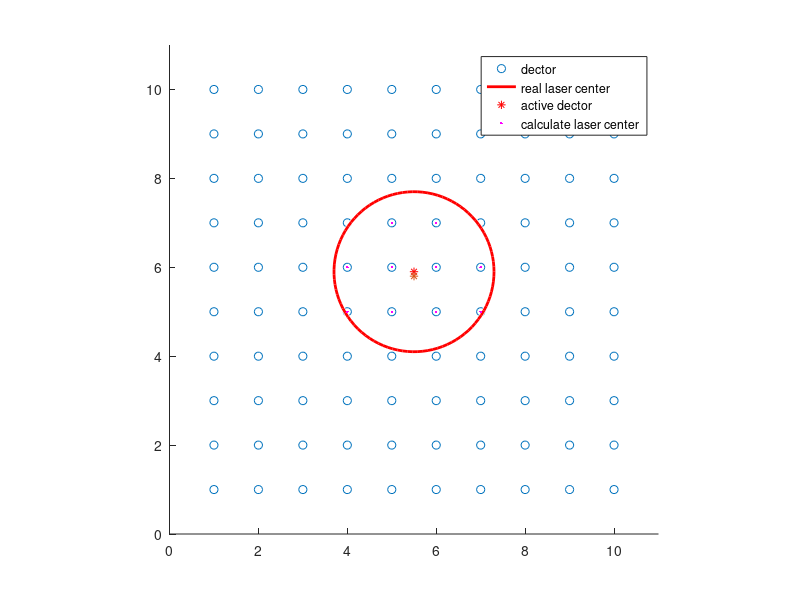

Reproduce this figure in MATLAB.
x = 1:10;y=x;
[X,Y] = meshgrid(x,y);
scatter(X(:),Y(:),'k.');
xlim([x(1)-1 x(end)+1]);ylim([y(1)-1 y(end)+1]);
circle_center = [5.5,5.9];circle_radium = 1.8;
viscircles(circle_center,circle_radium);
hold on;
plot(circle_center(1),circle_center(2),'*r');
active_dx = [];active_dy = [];
for ix=x
    if (ix>circle_center(1)-circle_radium)&&(ix<circle_center(1)+circle_radium)
        for iy=y
            if (iy>circle_center(2)-circle_radium)&&(iy<circle_center(2)+circle_radium)
                if( ((ix-circle_center(1))^2 + (iy-circle_center(2))^2) < circle_radium^2 ) 
                    active_dx = [active_dx;ix];
                    active_dy = [active_dy;iy];
                end
            end
        end
    end
end
plot(active_dx,active_dy,'m.');
cal_x = mean(active_dx);cal_y = mean(active_dy);
scatter(cal_x,cal_y,'*b');
legend('dector','real laser center','active dector','calculate laser center');
axis equal;
print('demo','-dpng','-r0')